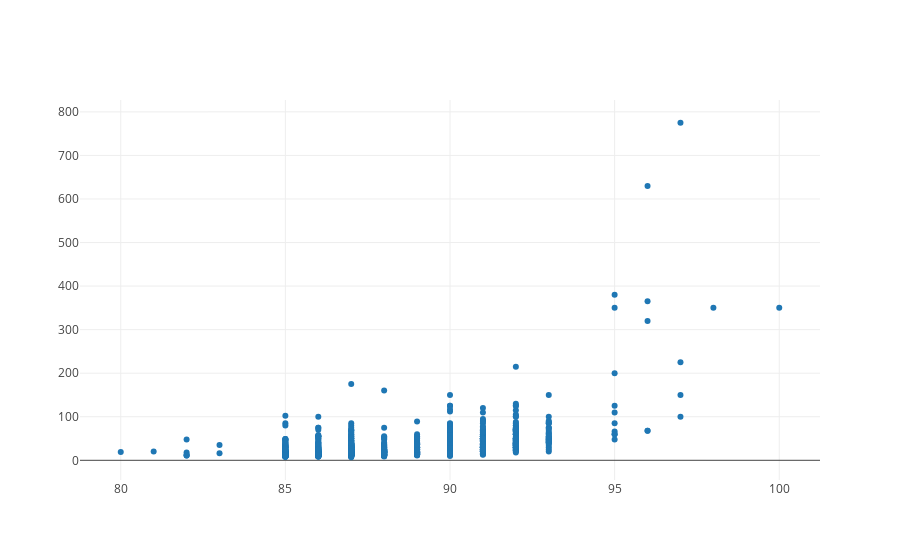

The code cell stored with this chart in its notebook:
### Code cell
import plotly.graph_objs as go

iplot([go.Scatter(x=reviews.head(1000)['points'], 
                 y=reviews.head(1000)['price'], mode='markers')])

### Figure 1 — Plotly figure (JSON) as saved in the notebook; plotly's stock layout.template omitted (floating-point values rounded to 4 significant figures; data arrays with more than 128 entries replaced by an {"elided": "..."} marker saying what was removed)
{"data": [{"mode": "markers", "type": "scatter", "uid": "4d9bfeb7-6f60-4264-9556-1cba4574fb02", "x": {"elided": "1000 int values"}, "y": {"elided": "1000 int values"}}], "layout": {}}
